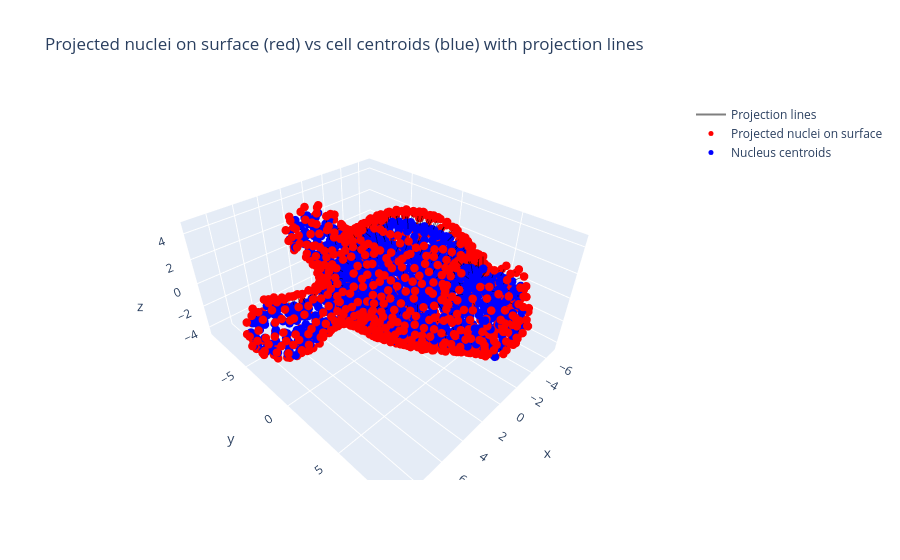

Notebook source saved alongside this figure:
### Code cell
# Build arrays for the connection segments
line_x = []
line_y = []
line_z = []

for p_nuc, p_proj in zip(nuclei_xyz, proj_points):
    line_x += [p_nuc[0], p_proj[0], None]
    line_y += [p_nuc[1], p_proj[1], None]
    line_z += [p_nuc[2], p_proj[2], None]

fig = go.Figure(data=[
    # Connection lines: nucleus -> projected point
    go.Scatter3d(
        x=line_x,
        y=line_y,
        z=line_z,
        mode="lines",
        line=dict(width=2, color="rgba(0,0,0,0.5)"),  # semi-transparent gray
        name="Projection lines"
    ),

    # Projected points on the surface (red)
    go.Scatter3d(
        x=proj_points[:, 0],
        y=proj_points[:, 1],
        z=proj_points[:, 2],
        mode='markers',
        marker=dict(size=5, color='red', symbol='circle'),
        name="Projected nuclei on surface"
    ),

    # True nucleus centroids in volume (blue)
    go.Scatter3d(
        x=nuclei_xyz[:, 0],
        y=nuclei_xyz[:, 1],
        z=nuclei_xyz[:, 2],
        mode='markers',
        marker=dict(size=5, color='blue', symbol='circle'),
        name="Nucleus centroids"
    )
])

fig.update_layout(
    scene=dict(aspectmode='data'),
    title="Projected nuclei on surface (red) vs cell centroids (blue) with projection lines"
)

fig.show()

### Figure 1 — Plotly figure (JSON) as saved in the notebook; plotly's stock layout.template omitted (floating-point values rounded to 4 significant figures; data arrays with more than 128 entries replaced by an {"elided": "..."} marker saying what was removed)
{"data": [{"line": {"color": "rgba(0,0,0,0.5)", "width": 2}, "mode": "lines", "name": "Projection lines", "type": "scatter3d", "x": {"elided": "3090 float values"}, "y": {"elided": "3090 float values"}, "z": {"elided": "3090 float values"}}, {"marker": {"color": "red", "size": 5, "symbol": "circle"}, "mode": "markers", "name": "Projected nuclei on surface", "type": "scatter3d", "x": {"elided": "1030 float values"}, "y": {"elided": "1030 float values"}, "z": {"elided": "1030 float values"}}, {"marker": {"color": "blue", "size": 5, "symbol": "circle"}, "mode": "markers", "name": "Nucleus centroids", "type": "scatter3d", "x": {"elided": "1030 float values"}, "y": {"elided": "1030 float values"}, "z": {"elided": "1030 float values"}}], "layout": {"scene": {"aspectmode": "data"}, "title": {"text": "Projected nuclei on surface (red) vs cell centroids (blue) with projection lines"}}}
